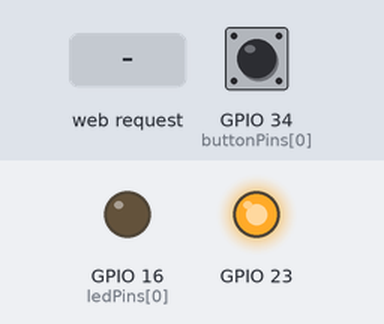
Recording of a sketch running on a simulated ESP32. On the bench: output pins drawn as LEDs (lit = HIGH). Inputs (shaded band) come from the test bench; at power-on: GPIO 34 (buttonPins[0]) HIGH. WiFi joins after 1.5 s; servers stay silent unless stated; what the sketch prints to the serial monitor is not drawn.

Above: at 2.7 s.
2.8 s: GPIO 34 (buttonPins[0]) pulled LOW for 0.15 s
At 4.2 s:
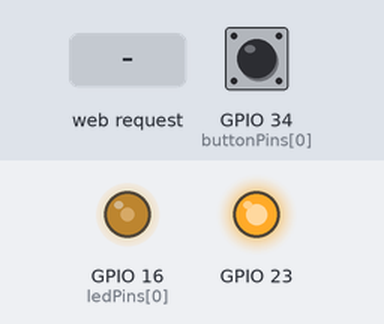
5.4 s: GPIO 34 (buttonPins[0]) pulled LOW for 1 s
At 6.11 s:
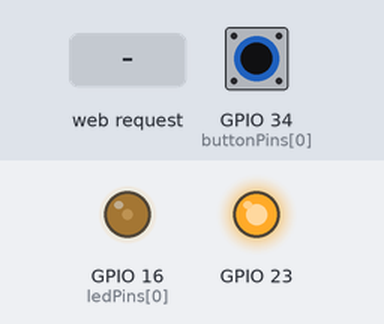
7.9 s: HTTP request GET /toggle?light=0 received
At 9.3 s:
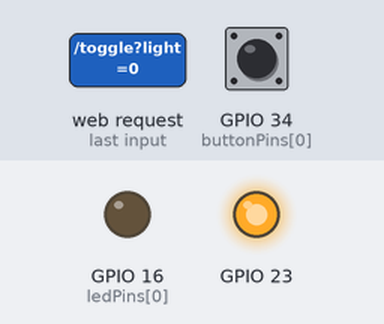
Timing chart, 0 to 10.9 s (numbered marks = the images above; inputs shaded):
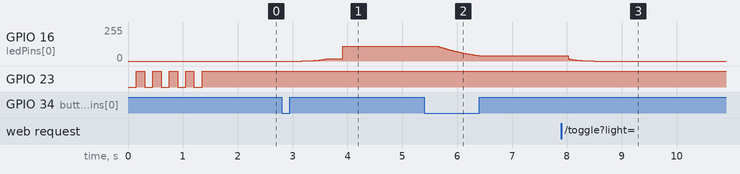

Measured:
- after the input at 2.8 s, GPIO 16 (ledPins[0]): moves from 0/255 to 110/255 over 0.74 s, starting after 0.37 s
- after the input at 5.4 s, GPIO 16 (ledPins[0]): moves from 110/255 to 41/255 over 0.72 s, starting after 0.27 s
- after the input at 7.9 s, GPIO 16 (ledPins[0]): moves from 41/255 to 0/255 over 0.46 s, starting after 0.13 s

The sketch:

esp-led.ino
```cpp
#include <Arduino.h>
#include <ESPmDNS.h>
#include <WebServer.h>
#include <WiFi.h>
#include <WiFiClient.h>
#include <ESPAsyncWebServer.h>

#include "webpage.h"

const int numButtons = 1;
const int buttonPins[numButtons] = {34};
const int ledPins[numButtons] = {16};

bool buttonState[numButtons] = {false};
bool lastButtonState[numButtons] = {false};
unsigned long buttonPressStartTime[numButtons] = {0};
unsigned long buttonPressDuration[numButtons] = {0};
bool longPressActive[numButtons] = {false};
bool ledState[numButtons] = {false};
bool dimmingDirection[numButtons] = {true}; // true for increasing, false for decreasing
int brightness[numButtons] = {0};
const int maxBrightness[numButtons] = {900};
int currentBrightness[numButtons] = {0};

const int fadeStep = 1; // Adjust the step size for fading
const int freq = 500;
const int resolution = 10;

// SSID and Password of your WiFi router
const char *ssid = "cocoapop_deco";
const char *password = "BruteForce_8991";

// Declare a global object variable from the ESP8266WebServer class.
AsyncWebServer server(80); // Server on port 80

void setup()
{
    Serial.begin(115200);

    WiFi.begin(ssid, password); // Connect to your WiFi router
    pinMode(23, OUTPUT);
    // Wait for connection
    while (WiFi.status() != WL_CONNECTED)
    {
        digitalWrite(23, LOW);
        delay(150);
        Serial.print(".");
        digitalWrite(23, HIGH);
        delay(150);
    }

    // If connection successful show IP address in serial monitor
    Serial.println("");
    digitalWrite(23, HIGH);
    Serial.print("Connected to ");
    Serial.println(ssid);
    Serial.print("IP address: ");
    Serial.println(WiFi.localIP()); // IP address assigned to your ESP

    // Route setup
    server.on("/", HTTP_GET, [](AsyncWebServerRequest *request)
              {
    String html = MAIN_page;
    request->send(200, "text/html", html); });

    server.on("/set", HTTP_GET, [](AsyncWebServerRequest *request)
              {
    if (request->hasParam("light") && request->hasParam("brightness")) {
      int i = request->getParam("light")->value().toInt();
      int newBrightness = request->getParam("brightness")->value().toInt();
      if (i >= 0 && i < numButtons && newBrightness >= 0 && newBrightness <= 800) {
        brightness[i] = newBrightness;
        ledState[i] = brightness[i] != 0;
        ledcWrite(i, getLogValueForTenBit(brightness[i]));
        request->send(200, "text/plain", "OK");
      } else {
        request->send(400, "text/plain", "Invalid parameters");
      }
    } else {
      request->send(400, "text/plain", "Missing parameters");
    } });

    server.on("/toggle", HTTP_GET, [](AsyncWebServerRequest *request)
              {
    if (request->hasParam("light")) {
      int i = request->getParam("light")->value().toInt();

      if (i >= 0 && i < numButtons) {
        toggleLight(i);
        request->send(200, "text/plain", "OK");
      } else {
        request->send(400, "text/plain", "Invalid parameters");
      }
    } else {
      request->send(400, "text/plain", "Missing parameters");
    } });

    server.begin();
    Serial.println("HTTP server started");

    for (int i = 0; i < numButtons; i++)
    {
        pinMode(buttonPins[i], INPUT_PULLUP);
        ledcSetup(i, freq, resolution);
        ledcAttachPin(ledPins[i], i);
        ledcWrite(i, 0);
    }
}

void loop()
{
    delay(5);
    for (int i = 0; i < numButtons; i++)
    {
        buttonState[i] = digitalRead(buttonPins[i]);
        if (buttonState[i] == LOW)
        {

            if (lastButtonState[i] == HIGH)
            {
                buttonPressStartTime[i] = millis();
                Serial.print("State changed = ");
                Serial.println(buttonState[i]);
            }

            // Check for long press

            buttonPressDuration[i] = millis() - buttonPressStartTime[i];
            if (buttonPressDuration[i] > 250 && !longPressActive[i])
            {
                // Long press
                longPressActive[i] = true;
                dimmingDirection[i] = !dimmingDirection[i]; // Toggle dimming direction
                Serial.print("Dimming dir changed = ");
                Serial.println(dimmingDirection[i]);
            }

            // Dimming logic for long press
            if (longPressActive[i])
            {
                if (dimmingDirection[i] && brightness[i] < maxBrightness[i])
                {
                    if (brightness[i] < 300)
                    {
                        brightness[i] = 300;
                    }
                    brightness[i] += fadeStep;
                }
                else if (!dimmingDirection[i] && brightness[i] > 0)
                {
                    brightness[i] -= fadeStep;
                }
                ledState[i] = brightness[i] != 0;
                ledcWrite(i, getLogValueForTenBit(brightness[i]));
            }
        }
        else
        {
            if (buttonPressDuration[i] < 250 && buttonPressDuration[i] > 20)
            {
                // Short press
                Serial.print("Short press detected = ");
                Serial.println(ledState[i]);
                toggleLight(i);
            }
            // Button released
            longPressActive[i] = false;
            buttonPressDuration[i] = 0;
        }

        lastButtonState[i] = buttonState[i];
    }
}

int getLogValueForTenBit(int value)
{
    Serial.print(value);
    Serial.print(" = ");
    int log = int(pow(2, value / 102.3) - 1);
    Serial.println(log);
    return log;
}

void toggleLight(int i)
{
    ledState[i] = !ledState[i];
    dimmingDirection[i] = ledState[i];
    currentBrightness[i] = brightness[i];
    brightness[i] = ledState[i] ? maxBrightness[i] : 0;
    while (currentBrightness[i] != brightness[i])
    {
        currentBrightness[i] > brightness[i] ? currentBrightness[i]-- : currentBrightness[i]++;
        ledcWrite(i, getLogValueForTenBit(currentBrightness[i]));
        delay(1);
    }
}
```

webpage.h
```cpp
const char MAIN_page[] PROGMEM = R"=====(<!DOCTYPE html>
<html lang="en">
<link rel="stylesheet" href="https://cdnjs.cloudflare.com/ajax/libs/font-awesome/4.7.0/css/font-awesome.min.css">

<head>
    <meta charset="UTF-8">
    <meta name="viewport" content="width=   device-width, initial-scale=1.0">
    <title>Lifechanging Lights Control</title>
    <style>
        html {
            min-height: 100%;
            /* Unlike 'height', which is used by
                                        @Paulie_D, this will make your webpage
                                        automatically resize when it exceeds
                                        the 100% height, thus it won't start the
                                        gradient over
                                      */
        }

        body {
            font-family: Arial, sans-serif;
            text-align: center;
            margin: 20px;
            position: fixed;
            width: 400px;
            height: 800px;
            background: linear-gradient(90deg, rgba(71,71,71,1) 11%, rgba(196,195,195,1) 100%);
        }

        h2 {
            color: aliceblue;
        }

        .light-control {
            display: flex;
            flex-direction: column;
            align-items: center;
        }

        .slider {
            width: 80%;
        }

        .button {
            display: block;
            width: 15%;
            padding: 10px;
            margin: 5px;
            font-size: 16px;
        }

        .control-wrap {
            display: flex;
            width: 100%;
        }

        .row-label {
            width: 100%;
            padding-top: 3%;
            padding-right: 40px;
            color: white;

        }

        input[type=checkbox] {
            height: 0;
            width: 0;
            visibility: hidden;
        }

        .toggle {
            cursor: pointer;
            text-indent: -9999px;
            width: 60px;
            height: 30px;
            background: grey;
            display: block;
            border-radius: 100px;
            position: relative;
        }

        .toggle:after {
            content: '';
            position: absolute;
            top: 1px;
            left: 1px;
            width: 28px;
            height: 28px;
            background: #fff;
            border-radius: 28px;
            transition: 0.3s;
        }

        input:checked+label {
            background: #13c400;
        }

        input:checked+label:after {
            left: calc(100% - 1px);
            transform: translateX(-100%);
        }

        label:active:after {
            width: 20px;
        }
    </style>
</head>

<body>
    <h2>Life-changing Lights Control</h2>
    <div class="light-control">
        <label class="row-label" for="slider1">Kitchen</label>
        <div class="control-wrap">
            <input type="range" min="0" max="1023" value="0" class="slider" id="slider1"
                oninput="updateBrightness(0, this.value)">
            <input type="checkbox" id="switch" /><label class="toggle" for="switch">Toggle</label>
        </div>
        <label class="row-label" for="slider2">Kitchen Light warmth</label>
        <div class="control-wrap">
            <input type="range" min="0" max="1023" value="0" class="slider" id="slider1"
                oninput="updateBrightness(0, this.value)">
            <input type="checkbox" id="switch1" /><label class="toggle" for="switch1">Toggle</label>
        </div>
        <label class="row-label" for="slider3">Livingroom</label>
        <div class="control-wrap">
            <input type="range" min="0" max="1023" value="0" class="slider" id="slider1"
                oninput="updateBrightness(0, this.value)">
            <input type="checkbox" id="switch2" /><label class="toggle" for="switch2">Toggle</label>
        </div>
        <label class="row-label" for="slider4">Livingroom Light warmth</label>
        <div class="control-wrap">
            <input type="range" min="0" max="1023" value="0" class="slider" id="slider1"
                oninput="updateBrightness(0, this.value)">
            <input type="checkbox" id="switch3" /><label class="toggle" for="switch3">Toggle</label>
        </div>
    </div>

    <script>
        function updateBrightness(light, value) {
            document.getElementById(`slider${light + 1}`).value = value;
            var xhr = new XMLHttpRequest();
            xhr.open('GET', '/set?light=' + light + '&brightness=' + value, true);
            xhr.send();
        }

        function toggleLight(light) {
            var xhr = new XMLHttpRequest();
            xhr.open('GET', '/toggle?light=' + light, true);
            xhr.send();
        }

        function updateLightState(value) {
            document.getElementById("lightState[0]").innerHTML = "Sensor Value: " + value;
        }
    </script>
</body>

</html>
)=====";
```
